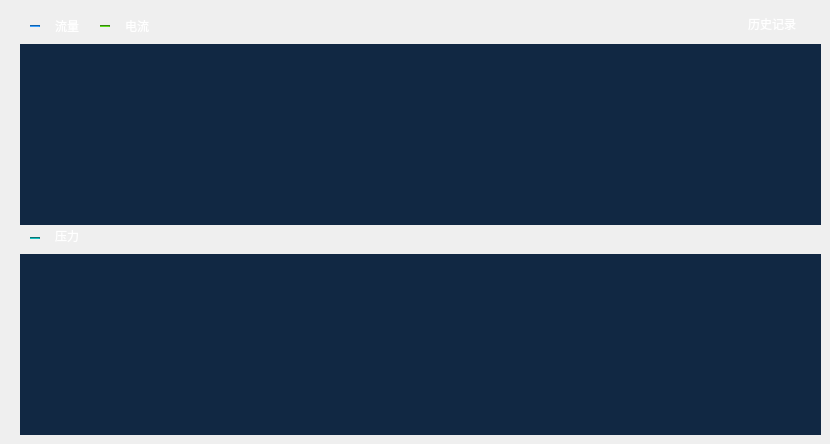
      <widget class="QWidget" name="page_CurvePump">
       <property name="styleSheet">
        <string notr="true"/>
       </property>
       <widget class="QPushButton" name="pushButton_HistoryPump">
        <property name="geometry">
         <rect>
          <x>724</x>
          <y>10</y>
          <width>96</width>
          <height>28</height>
         </rect>
        </property>
        <property name="styleSheet">
         <string notr="true">color: rgb(255, 255, 255);
font: 18pt &quot;Ubuntu&quot;;</string>
        </property>
        <property name="text">
         <string>历史记录</string>
        </property>
        <property name="flat">
         <bool>true</bool>
        </property>
       </widget>
       <widget class="QLabel" name="label_24">
        <property name="geometry">
         <rect>
          <x>48</x>
          <y>16</y>
          <width>38</width>
          <height>20</height>
         </rect>
        </property>
        <property name="styleSheet">
         <string notr="true">color:rgb(255, 255, 255);
font:14pt &quot;Ubuntu&quot;;</string>
        </property>
        <property name="text">
         <string>流量</string>
        </property>
        <property name="alignment">
         <set>Qt::AlignCenter</set>
        </property>
       </widget>
       <widget class="QLabel" name="label_27">
        <property name="geometry">
         <rect>
          <x>118</x>
          <y>16</y>
          <width>38</width>
          <height>20</height>
         </rect>
        </property>
        <property name="styleSheet">
         <string notr="true">color: rgb(255, 255, 255);
font: 14pt &quot;Ubuntu&quot;;</string>
        </property>
        <property name="text">
         <string>电流</string>
        </property>
        <property name="alignment">
         <set>Qt::AlignCenter</set>
        </property>
       </widget>
       <widget class="QLabel" name="label_31">
        <property name="geometry">
         <rect>
          <x>48</x>
          <y>226</y>
          <width>38</width>
          <height>20</height>
         </rect>
        </property>
        <property name="styleSheet">
         <string notr="true">color: rgb(255, 255, 255);
font: 14pt &quot;Ubuntu&quot;;</string>
        </property>
        <property name="text">
         <string>压力</string>
        </property>
        <property name="alignment">
         <set>Qt::AlignCenter</set>
        </property>
       </widget>
       <widget class="Line" name="line_4">
        <property name="geometry">
         <rect>
          <x>30</x>
          <y>25</y>
          <width>10</width>
          <height>2</height>
         </rect>
        </property>
        <property name="styleSheet">
         <string notr="true">background-color: rgb(24, 144, 255);</string>
        </property>
        <property name="orientation">
         <enum>Qt::Horizontal</enum>
        </property>
       </widget>
       <widget class="Line" name="line_7">
        <property name="geometry">
         <rect>
          <x>100</x>
          <y>25</y>
          <width>10</width>
          <height>2</height>
         </rect>
        </property>
        <property name="styleSheet">
         <string notr="true">background-color: rgb(82, 196, 26);</string>
        </property>
        <property name="orientation">
         <enum>Qt::Horizontal</enum>
        </property>
       </widget>
       <widget class="Line" name="line_8">
        <property name="geometry">
         <rect>
          <x>30</x>
          <y>237</y>
          <width>10</width>
          <height>2</height>
         </rect>
        </property>
        <property name="styleSheet">
         <string notr="true">background-color: rgb(19, 168, 168);</string>
        </property>
        <property name="orientation">
         <enum>Qt::Horizontal</enum>
        </property>
       </widget>
       <widget class="QChartView" name="widget_DownPump" native="true">
        <property name="geometry">
         <rect>
          <x>20</x>
          <y>254</y>
          <width>801</width>
          <height>181</height>
         </rect>
        </property>
        <property name="autoFillBackground">
         <bool>false</bool>
        </property>
        <property name="styleSheet">
         <string notr="true">background-color: rgb(17, 40, 67);</string>
        </property>
       </widget>
       <widget class="QChartView" name="widget_UpPump" native="true">
        <property name="geometry">
         <rect>
          <x>20</x>
          <y>44</y>
          <width>801</width>
          <height>181</height>
         </rect>
        </property>
        <property name="font">
         <font>
          <pointsize>14</pointsize>
         </font>
        </property>
        <property name="autoFillBackground">
         <bool>false</bool>
        </property>
        <property name="styleSheet">
         <string notr="true">background-color: rgb(17, 40, 67);</string>
        </property>
       </widget>
       <widget class="QLabel" name="label_32">
        <property name="geometry">
         <rect>
          <x>690</x>
          <y>12</y>
          <width>28</width>
          <height>28</height>
         </rect>
        </property>
        <property name="styleSheet">
         <string notr="true">image: url(:/ic_历史记录.png);</string>
        </property>
        <property name="text">
         <string/>
        </property>
       </widget>
      </widget>
